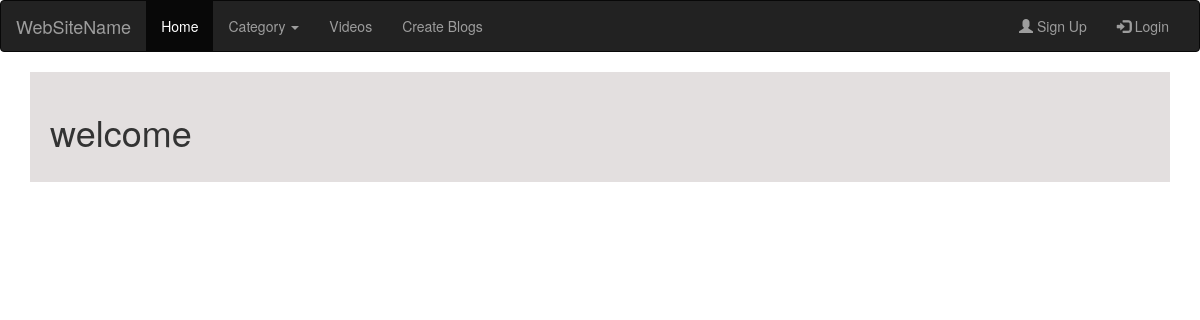
The app's page /blogpage/9, older data.
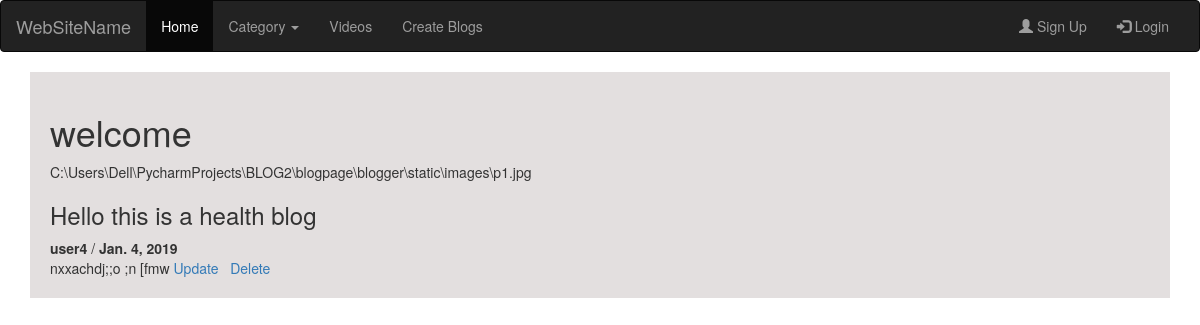
The same page, newer data.
### blogger/models.py (models this page shows, shortened)
class blog_article(models.Model):
    author=models.CharField(max_length=20)
    password=models.CharField(max_length=20)
    category=models.CharField(max_length=20)
    title=models.CharField(max_length=100)
    content=models.TextField()
    image=models.CharField(max_length=100)
    date=models.DateField(auto_now_add=True)

### blogger/views.py (the view)
# urls.py: url(r'(?P<blog_id>\d+)$', views.blog_detail),
def blog_detail(request,blog_id):
    obj=models.blog_article.objects.filter(id=blog_id)
    context={
        'obj':obj
    }
    return render(request,'blog_detail.html',context)

### blogger/templates/blog_detail.html (shortened to what this page needs)
{% extends 'base.html' %}
{% block content %}
<div id="detail">
<h1>welcome</h1>
{% for b in obj %}
 {{ b.image }}
 <h3> {{ b.title }}  </h3>
 <b> {{b.author}} </b> / <b> {{ b.date }} </b><br>
    {{ b.content }}
<a href="#">Update</a>  &nbsp; <a href="#">Delete</a>
</div>
{% endfor %}
{% endblock %}

Row changes from the older to the newer data that the page shows:
added blog_article: image "C:\\Users\\Dell\\PycharmProjects\\BLOG2\\blogpage\\blogger\\static\\images\\p1.jpg", title "Hello this is a health blog", author "user4", date "Jan. 4, 2019", content "nxxachdj;;o ;n [fmw"
